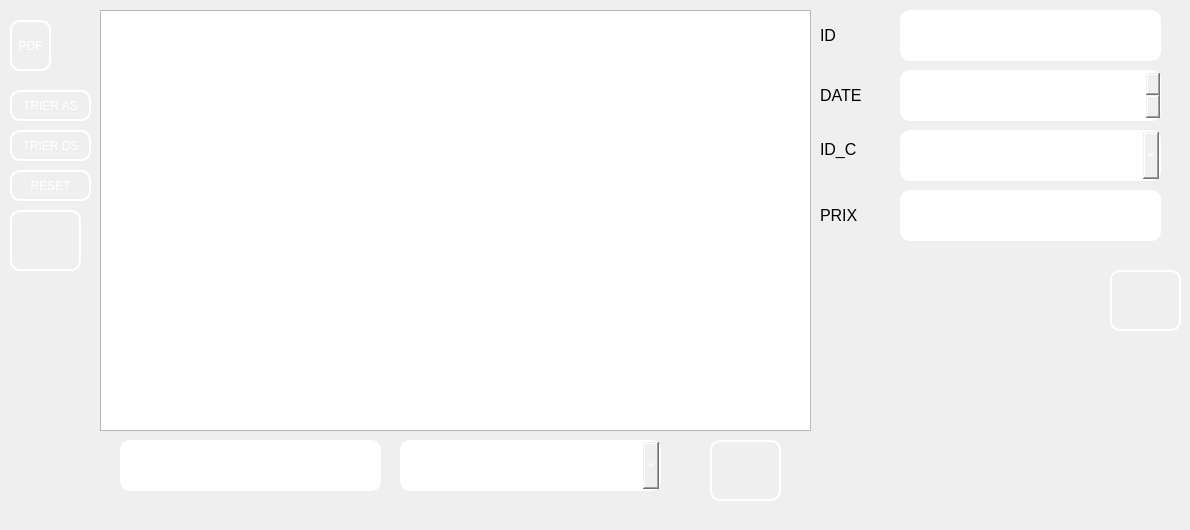
     <widget class="QWidget" name="tab_5">
      <attribute name="title">
       <string>Aficher des commandes</string>
      </attribute>
      <widget class="QTableView" name="tabcommandes">
       <property name="geometry">
        <rect>
         <x>100</x>
         <y>10</y>
         <width>711</width>
         <height>421</height>
        </rect>
       </property>
       <property name="styleSheet">
        <string notr="true">background-image: url(:/img/img/Sans titre - 1.jpg);</string>
       </property>
      </widget>
      <widget class="QPushButton" name="pushButton_tricommandeas">
       <property name="enabled">
        <bool>true</bool>
       </property>
       <property name="geometry">
        <rect>
         <x>10</x>
         <y>90</y>
         <width>81</width>
         <height>31</height>
        </rect>
       </property>
       <property name="toolTip">
        <string>&lt;html&gt;&lt;head/&gt;&lt;body&gt;&lt;p&gt;RACE&lt;/p&gt;&lt;/body&gt;&lt;/html&gt;</string>
       </property>
       <property name="styleSheet">
        <string notr="true">background-image: url(:/img/img/Microsoft-EP_Graphic_10.16.jpg);
border-style: solid;
color: rgb(255, 255, 255);
border-color: white;
border-width: 2px;
border-radius: 10px;</string>
       </property>
       <property name="text">
        <string>TRIER AS</string>
       </property>
       <property name="icon">
        <iconset>
         <normaloff>../../Desktop/images.png</normaloff>../../Desktop/images.png</iconset>
       </property>
       <property name="iconSize">
        <size>
         <width>78</width>
         <height>100</height>
        </size>
       </property>
      </widget>
      <widget class="QPushButton" name="pushButton_tricommandeds">
       <property name="enabled">
        <bool>true</bool>
       </property>
       <property name="geometry">
        <rect>
         <x>10</x>
         <y>130</y>
         <width>81</width>
         <height>31</height>
        </rect>
       </property>
       <property name="toolTip">
        <string>&lt;html&gt;&lt;head/&gt;&lt;body&gt;&lt;p&gt;RACE&lt;/p&gt;&lt;/body&gt;&lt;/html&gt;</string>
       </property>
       <property name="styleSheet">
        <string notr="true">background-image: url(:/img/img/Microsoft-EP_Graphic_10.16.jpg);
border-style: solid;
color: rgb(255, 255, 255);
border-color: white;
border-width: 2px;
border-radius: 10px;</string>
       </property>
       <property name="text">
        <string>TRIER DS</string>
       </property>
       <property name="icon">
        <iconset>
         <normaloff>../../Desktop/images.png</normaloff>../../Desktop/images.png</iconset>
       </property>
       <property name="iconSize">
        <size>
         <width>78</width>
         <height>100</height>
        </size>
       </property>
      </widget>
      <widget class="QPushButton" name="pushButton_resetcommande">
       <property name="enabled">
        <bool>true</bool>
       </property>
       <property name="geometry">
        <rect>
         <x>10</x>
         <y>170</y>
         <width>81</width>
         <height>31</height>
        </rect>
       </property>
       <property name="toolTip">
        <string>&lt;html&gt;&lt;head/&gt;&lt;body&gt;&lt;p&gt;RACE&lt;/p&gt;&lt;/body&gt;&lt;/html&gt;</string>
       </property>
       <property name="styleSheet">
        <string notr="true">background-image: url(:/img/img/Microsoft-EP_Graphic_10.16.jpg);
border-style: solid;
color: rgb(255, 255, 255);
border-color: white;
border-width: 2px;
border-radius: 10px;</string>
       </property>
       <property name="text">
        <string>RESET</string>
       </property>
       <property name="icon">
        <iconset>
         <normaloff>../../Desktop/images.png</normaloff>../../Desktop/images.png</iconset>
       </property>
       <property name="iconSize">
        <size>
         <width>78</width>
         <height>100</height>
        </size>
       </property>
      </widget>
      <widget class="QLineEdit" name="lineEdit_recherchecommande">
       <property name="geometry">
        <rect>
         <x>120</x>
         <y>440</y>
         <width>261</width>
         <height>51</height>
        </rect>
       </property>
       <property name="styleSheet">
        <string notr="true">background-image: url(:/img/img/Microsoft-EP_Graphic_10.16.jpg);
border-style: solid;
color: rgb(255, 255, 255);
border-color: white;
border-width: 2px;
border-radius: 10px;</string>
       </property>
      </widget>
      <widget class="QPushButton" name="pushButton_pdfc">
       <property name="enabled">
        <bool>true</bool>
       </property>
       <property name="geometry">
        <rect>
         <x>10</x>
         <y>20</y>
         <width>41</width>
         <height>51</height>
        </rect>
       </property>
       <property name="toolTip">
        <string>&lt;html&gt;&lt;head/&gt;&lt;body&gt;&lt;p&gt;RACE&lt;/p&gt;&lt;/body&gt;&lt;/html&gt;</string>
       </property>
       <property name="styleSheet">
        <string notr="true">border-style: solid;
background-image: url(:/img/img/1200px-PDF_file_icon.svg.png);
border-color: white;
border-width: 2px;
border-radius: 10px;
color: rgb(255, 255, 255);
</string>
       </property>
       <property name="text">
        <string>PDF</string>
       </property>
       <property name="icon">
        <iconset>
         <normaloff>../../Desktop/images.png</normaloff>../../Desktop/images.png</iconset>
       </property>
       <property name="iconSize">
        <size>
         <width>78</width>
         <height>100</height>
        </size>
       </property>
      </widget>
      <widget class="QComboBox" name="comboBox_recherchecommande">
       <property name="geometry">
        <rect>
         <x>400</x>
         <y>440</y>
         <width>261</width>
         <height>51</height>
        </rect>
       </property>
       <property name="styleSheet">
        <string notr="true">border-style: solid;
border-color: white;
border-width: 2px;
border-radius: 10px;
color: rgb(255, 255, 255);
</string>
       </property>
       <item>
        <property name="text">
         <string>ID</string>
        </property>
       </item>
       <item>
        <property name="text">
         <string>IDC</string>
        </property>
       </item>
       <item>
        <property name="text">
         <string>PRIX</string>
        </property>
       </item>
      </widget>
      <widget class="QPushButton" name="pushButton_supprimerc">
       <property name="geometry">
        <rect>
         <x>710</x>
         <y>440</y>
         <width>71</width>
         <height>61</height>
        </rect>
       </property>
       <property name="styleSheet">
        <string notr="true">
background-image: url(:/img/img/ex.jpg);border-style: solid;
color: rgb(255, 255, 255);
border-color: white;
border-width: 2px;
border-radius: 10px;</string>
       </property>
       <property name="text">
        <string/>
       </property>
       <property name="icon">
        <iconset>
         <normaloff>../../Desktop/images (1).jpg</normaloff>../../Desktop/images (1).jpg</iconset>
       </property>
       <property name="iconSize">
        <size>
         <width>50</width>
         <height>100</height>
        </size>
       </property>
      </widget>
      <widget class="QLineEdit" name="lineEdit_prixc1">
       <property name="geometry">
        <rect>
         <x>900</x>
         <y>190</y>
         <width>261</width>
         <height>51</height>
        </rect>
       </property>
       <property name="styleSheet">
        <string notr="true">background-image: url(:/img/img/Microsoft-EP_Graphic_10.16.jpg);
border-style: solid;
color: rgb(255, 255, 255);
border-color: white;
border-width: 2px;
border-radius: 10px;</string>
       </property>
      </widget>
      <widget class="QDateEdit" name="lineEdit_datec1">
       <property name="geometry">
        <rect>
         <x>900</x>
         <y>70</y>
         <width>261</width>
         <height>51</height>
        </rect>
       </property>
       <property name="styleSheet">
        <string notr="true">background-image: url(:/img/img/Microsoft-EP_Graphic_10.16.jpg);
border-style: solid;
color: rgb(255, 255, 255);
border-color: white;
border-width: 2px;
border-radius: 10px;</string>
       </property>
      </widget>
      <widget class="QComboBox" name="comboBox_10">
       <property name="geometry">
        <rect>
         <x>900</x>
         <y>130</y>
         <width>261</width>
         <height>51</height>
        </rect>
       </property>
       <property name="styleSheet">
        <string notr="true">background-image: url(:/img/img/Microsoft-EP_Graphic_10.16.jpg);
border-style: solid;
color: rgb(255, 255, 255);
border-color: white;
border-width: 2px;
border-radius: 10px;</string>
       </property>
      </widget>
      <widget class="QPushButton" name="pushButton_modifierc">
       <property name="enabled">
        <bool>true</bool>
       </property>
       <property name="geometry">
        <rect>
         <x>1110</x>
         <y>270</y>
         <width>71</width>
         <height>61</height>
        </rect>
       </property>
       <property name="toolTip">
        <string>&lt;html&gt;&lt;head/&gt;&lt;body&gt;&lt;p&gt;RACE&lt;/p&gt;&lt;/body&gt;&lt;/html&gt;</string>
       </property>
       <property name="styleSheet">
        <string notr="true">background-image: url(:/img/img/illustration-refresh-icon_53876-5630.jpg);
border-style: solid;
color: rgb(255, 255, 255);
border-color: white;
border-width: 2px;
border-radius: 10px;</string>
       </property>
       <property name="text">
        <string/>
       </property>
       <property name="icon">
        <iconset>
         <normaloff>../../Desktop/images.png</normaloff>../../Desktop/images.png</iconset>
       </property>
       <property name="iconSize">
        <size>
         <width>78</width>
         <height>100</height>
        </size>
       </property>
      </widget>
      <widget class="QLabel" name="label_29">
       <property name="enabled">
        <bool>false</bool>
       </property>
       <property name="geometry">
        <rect>
         <x>820</x>
         <y>80</y>
         <width>51</width>
         <height>31</height>
        </rect>
       </property>
       <property name="maximumSize">
        <size>
         <width>94</width>
         <height>76</height>
        </size>
       </property>
       <property name="font">
        <font>
         <family>MS Shell Dlg 2</family>
         <pointsize>11</pointsize>
         <weight>50</weight>
         <italic>false</italic>
         <bold>false</bold>
        </font>
       </property>
       <property name="toolTip">
        <string>&lt;html&gt;&lt;head/&gt;&lt;body&gt;&lt;p&gt;ID&lt;/p&gt;&lt;/body&gt;&lt;/html&gt;</string>
       </property>
       <property name="styleSheet">
        <string notr="true">background-image: url(:/img/img/585e4adacb11b227491c3392.png);

color: rgb(0,0,0);
</string>
       </property>
       <property name="text">
        <string>&lt;html&gt;&lt;head/&gt;&lt;body&gt;&lt;p&gt;&lt;span style=&quot; font-size:12pt;&quot;&gt;DATE&lt;/span&gt;&lt;/p&gt;&lt;/body&gt;&lt;/html&gt;</string>
       </property>
       <property name="wordWrap">
        <bool>false</bool>
       </property>
      </widget>
      <widget class="QLabel" name="label_30">
       <property name="enabled">
        <bool>false</bool>
       </property>
       <property name="geometry">
        <rect>
         <x>820</x>
         <y>200</y>
         <width>51</width>
         <height>31</height>
        </rect>
       </property>
       <property name="maximumSize">
        <size>
         <width>94</width>
         <height>61</height>
        </size>
       </property>
       <property name="font">
        <font>
         <family>MS Shell Dlg 2</family>
         <pointsize>11</pointsize>
         <weight>50</weight>
         <italic>false</italic>
         <bold>false</bold>
        </font>
       </property>
       <property name="toolTip">
        <string>&lt;html&gt;&lt;head/&gt;&lt;body&gt;&lt;p&gt;ID&lt;/p&gt;&lt;/body&gt;&lt;/html&gt;</string>
       </property>
       <property name="styleSheet">
        <string notr="true">background-image: url(:/img/img/585e4adacb11b227491c3392.png);

color: rgb(0,0,0);
</string>
       </property>
       <property name="text">
        <string>&lt;html&gt;&lt;head/&gt;&lt;body&gt;&lt;p&gt;&lt;span style=&quot; font-size:12pt;&quot;&gt;PRIX&lt;/span&gt;&lt;/p&gt;&lt;/body&gt;&lt;/html&gt;</string>
       </property>
       <property name="wordWrap">
        <bool>false</bool>
       </property>
      </widget>
      <widget class="QLabel" name="label_31">
       <property name="enabled">
        <bool>false</bool>
       </property>
       <property name="geometry">
        <rect>
         <x>820</x>
         <y>140</y>
         <width>51</width>
         <height>31</height>
        </rect>
       </property>
       <property name="maximumSize">
        <size>
         <width>94</width>
         <height>61</height>
        </size>
       </property>
       <property name="font">
        <font>
         <family>MS Shell Dlg 2</family>
         <pointsize>11</pointsize>
         <weight>50</weight>
         <italic>false</italic>
         <bold>false</bold>
        </font>
       </property>
       <property name="toolTip">
        <string>&lt;html&gt;&lt;head/&gt;&lt;body&gt;&lt;p&gt;ID&lt;/p&gt;&lt;/body&gt;&lt;/html&gt;</string>
       </property>
       <property name="styleSheet">
        <string notr="true">background-image: url(:/img/img/585e4adacb11b227491c3392.png);

color: rgb(0,0,0);
</string>
       </property>
       <property name="text">
        <string>&lt;html&gt;&lt;head/&gt;&lt;body&gt;&lt;p&gt;&lt;span style=&quot; font-size:12pt;&quot;&gt;ID_C&lt;br/&gt;&lt;/span&gt;&lt;/p&gt;&lt;/body&gt;&lt;/html&gt;</string>
       </property>
       <property name="wordWrap">
        <bool>false</bool>
       </property>
      </widget>
      <widget class="QLineEdit" name="lineEdit_idc1">
       <property name="geometry">
        <rect>
         <x>900</x>
         <y>10</y>
         <width>261</width>
         <height>51</height>
        </rect>
       </property>
       <property name="styleSheet">
        <string notr="true">background-image: url(:/img/img/Microsoft-EP_Graphic_10.16.jpg);
border-style: solid;
color: rgb(255, 255, 255);
border-color: white;
border-width: 2px;
border-radius: 10px;</string>
       </property>
      </widget>
      <widget class="QLabel" name="label_32">
       <property name="enabled">
        <bool>false</bool>
       </property>
       <property name="geometry">
        <rect>
         <x>820</x>
         <y>20</y>
         <width>31</width>
         <height>31</height>
        </rect>
       </property>
       <property name="maximumSize">
        <size>
         <width>94</width>
         <height>76</height>
        </size>
       </property>
       <property name="font">
        <font>
         <family>MS Shell Dlg 2</family>
         <pointsize>11</pointsize>
         <weight>50</weight>
         <italic>false</italic>
         <bold>false</bold>
        </font>
       </property>
       <property name="toolTip">
        <string>&lt;html&gt;&lt;head/&gt;&lt;body&gt;&lt;p&gt;ID&lt;/p&gt;&lt;/body&gt;&lt;/html&gt;</string>
       </property>
       <property name="styleSheet">
        <string notr="true">background-image: url(:/img/img/585e4adacb11b227491c3392.png);

color: rgb(0,0,0);
</string>
       </property>
       <property name="text">
        <string>&lt;html&gt;&lt;head/&gt;&lt;body&gt;&lt;p&gt;&lt;span style=&quot; font-size:12pt;&quot;&gt;ID&lt;/span&gt;&lt;/p&gt;&lt;/body&gt;&lt;/html&gt;</string>
       </property>
       <property name="wordWrap">
        <bool>false</bool>
       </property>
      </widget>
      <widget class="QPushButton" name="pushButton">
       <property name="geometry">
        <rect>
         <x>10</x>
         <y>210</y>
         <width>71</width>
         <height>61</height>
        </rect>
       </property>
       <property name="styleSheet">
        <string notr="true">border-style: solid;
background-image: url(:/images/stat.jpg);
color: rgb(255, 255, 255);
border-color: white;
border-width: 2px;
border-radius: 10px;</string>
       </property>
       <property name="text">
        <string/>
       </property>
      </widget>
      <widget class="QLabel" name="label_41">
       <property name="geometry">
        <rect>
         <x>1060</x>
         <y>400</y>
         <width>121</width>
         <height>121</height>
        </rect>
       </property>
       <property name="styleSheet">
        <string notr="true">background-image: url(:/img/img/1024px-Volkswagen_Logo_till_1995.svg.png);</string>
       </property>
       <property name="text">
        <string/>
       </property>
      </widget>
     </widget>
